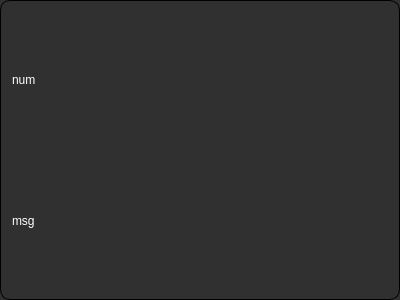
<?xml version="1.0" encoding="UTF-8"?>
<ui version="4.0">
 <class>MessageWidget</class>
 <widget class="QFrame" name="MessageWidget">
  <property name="geometry">
   <rect>
    <x>0</x>
    <y>0</y>
    <width>400</width>
    <height>300</height>
   </rect>
  </property>
  <property name="windowTitle">
   <string>Form</string>
  </property>
  <property name="styleSheet">
   <string notr="true">*{
background-color: #303030;
color:white;
}
QFrame#MessageWidget{border:1px solid ; border-radius:10px;}

</string>
  </property>
  <layout class="QVBoxLayout" name="verticalLayout">
   <item>
    <widget class="QLabel" name="number">
     <property name="styleSheet">
      <string notr="true"/>
     </property>
     <property name="text">
      <string>num</string>
     </property>
    </widget>
   </item>
   <item>
    <widget class="QLabel" name="Message">
     <property name="styleSheet">
      <string notr="true"/>
     </property>
     <property name="text">
      <string>msg</string>
     </property>
    </widget>
   </item>
  </layout>
 </widget>
 <resources/>
 <connections/>
</ui>
